Frame 1 (no input): blank canvas, image omitted
Frame 60 (no input): blank canvas, image omitted
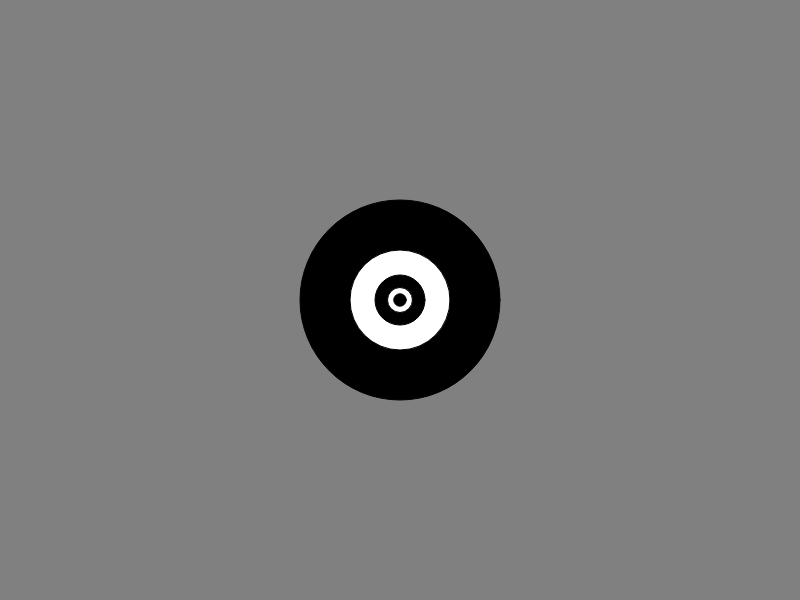
Frame 120 (the mouse pressed at the canvas centre since frame 60)

The p5.js sketch whose frames 1 and 60 were blank and that drew this single picture after the mouse press (run headless with seeded random() and noise() and a simulated clock; from frame 60 on, the mouse is pressed at the canvas centre):

// p5.js sketch
// ── sketch.js

function setup() {
  // put setup code here
  //Creates a canvas
  createCanvas(800, 600);
  background(127.5);
}

function draw() {
  //put drawing code here

}

//Code used when the mouse is released
function mouseReleased() {
  //Clears the canvas
  background(127.5);
  //Colour and shapes for the target
  fill(0);
  ellipse(mouseX, mouseY, 100, 100);
  fill(255);
  ellipse(mouseX, mouseY, 50, 50);
  fill(0);
  ellipse(mouseX, mouseY, 25, 25);
  fill(255);
  ellipse(mouseX, mouseY, 12.5,12.5);
}

//Code used when the mouse is pressed
function mousePressed() {
  //Clears the canvas
  background(127.5);
  //Colour and shapes for the target
  fill(0);
  ellipse(mouseX, mouseY, 200, 200);
  fill(255);
  ellipse(mouseX, mouseY, 100, 100);
  fill(0);
  ellipse(mouseX, mouseY, 50, 50);
  fill(255);
  ellipse(mouseX, mouseY, 25, 25);
  fill(0);
  ellipse(mouseX, mouseY, 12.5,12.5);
}
